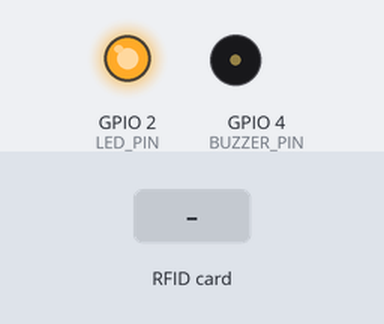
Simulated run of this sketch. Board: ESP8266 (Wemos D1 mini). Shown: output pins drawn as LEDs (lit = HIGH), buzzer (waves = sounding, pin HIGH). Inputs (shaded band) come from the test bench. WiFi joins after 1.5 s; servers stay silent unless stated; EEPROM starts erased; what the sketch prints to the serial monitor is not drawn.

Above: at 2.9 s.
3.0 s: RFID card 88 88 88 88 held to the reader
At 3.23 s:
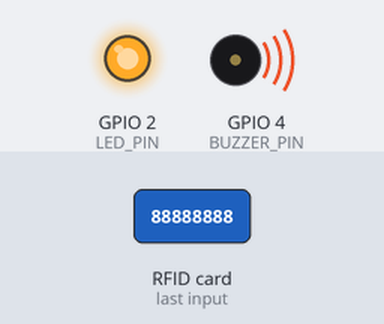
4.8 s: RFID card 5E 7A 19 C4 held to the reader
At 6.2 s:
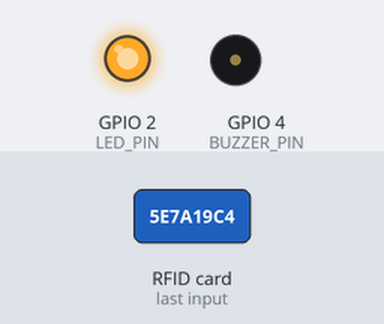
Timing chart, 0 to 7.8 s (numbered marks = the images above; inputs shaded):
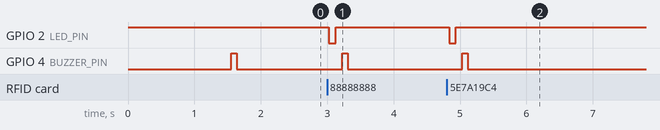

The sketch:

d1mini_rc522.ino
```cpp
// ============================================================================
// 訂餐通 RFID 讀卡機韌體（D1 Mini + RC522）
// - 感應卡片 → POST 到後端（等同掃碼核銷）
// - 內建 WiFi 設定頁：連不上 WiFi 或開機按住「設定鈕」時，會開啟
//   「OrderingRFID-Setup」熱點，手機連上後開 http://192.168.4.1 即可設定
// ============================================================================
// 依賴函式庫：MFRC522（by GithubCommunity）
// 其餘（ESP8266WiFi / ESP8266WebServer / DNSServer / ESP8266HTTPClient /
//       WiFiClientSecure / SPI / EEPROM）皆隨 ESP8266 開發板套件內建。
// 開發板請選：WeMos D1 R2 & mini（或 NodeMCU 1.0）
// ============================================================================

#include <ESP8266WiFi.h>
#include <ESP8266WebServer.h>
#include <DNSServer.h>
#include <ESP8266HTTPClient.h>
#include <WiFiClientSecure.h>
#include <SPI.h>
#include <MFRC522.h>
#include <EEPROM.h>

// ================= 預設值（首次開機；之後可用設定頁修改並存於 EEPROM）=================
const char* DEFAULT_SSID     = "Iphone 1 pro max";
const char* DEFAULT_PASSWORD = "88888888";
const char* DEFAULT_SERVER   = "https://ordering-master-pro.vercel.app";
const char* DEFAULT_SECRET   = "MJE7T4RP29YE3ZUD";
const char* DEFAULT_STATION  = "demo";
// ======================================================================================

// ====== RC522 接腳（GPIO 編號；新版 ESP8266 core 已移除 D0~D8 巨集）======
// SDA->GPIO15(D8), SCK->GPIO14(D5), MOSI->GPIO13(D7), MISO->GPIO12(D6), RST->GPIO0(D3)
constexpr uint8_t SS_PIN   = 15;  // SDA
constexpr uint8_t RST_PIN  = 0;   // RST
constexpr int    BUZZER_PIN = 4; // 蜂鳴器（選用，未接保持 -1；接了建議 GPIO5/D1）
constexpr uint8_t LED_PIN = 2;    // 內建藍色 LED（低電位點亮）

// 設定鈕：開機時按住 GPIO5(D1) 接 GND → 強制進入設定模式
// 預設「停用」（-1）：浮接腳位在某些板子會誤判成 LOW，導致每次開機都進 AP 而不連線。
// 若要使用，改成 5，並把 D1(GPIO5) 經一個按鈕接到 GND（按下=LOW=進設定）。
constexpr int CONFIG_PIN = -1;

// ====== 設定儲存（EEPROM）======
struct Config {
  char magic[4];   // "RF1" 表示已設定
  char ssid[33];
  char pass[65];
  char server[80];
  char secret[33];
  char station[24];
};
Config cfg;

void loadConfig() {
  EEPROM.begin(512);
  EEPROM.get(0, cfg);
  EEPROM.end();
  if (memcmp(cfg.magic, "RF1", 3) != 0) {
    memset(&cfg, 0, sizeof(cfg));
    strncpy(cfg.magic, "RF1", 4);
    strncpy(cfg.ssid, DEFAULT_SSID, 32);
    strncpy(cfg.pass, DEFAULT_PASSWORD, 64);
    strncpy(cfg.server, DEFAULT_SERVER, 79);
    strncpy(cfg.secret, DEFAULT_SECRET, 32);
    strncpy(cfg.station, DEFAULT_STATION, 23);
  }
}

void saveConfig() {
  EEPROM.begin(512);
  EEPROM.put(0, cfg);
  EEPROM.commit();
  EEPROM.end();
}

MFRC522 rfid(SS_PIN, RST_PIN);

String lastUid = "";                 // 上一次上報的 UID
bool cardReported = false;           // 目前這張卡是否已上報（卡未移走不重複）
unsigned long lastHeartbeatMs = 0;
unsigned long lastScanMs = 0;

// ====== Web 設定頁（AP 模式）======
ESP8266WebServer server(80);
DNSServer dnsServer;

String configPage() {
  String h = "<!DOCTYPE html><html><head><meta charset='utf-8'>";
  h += "<meta name='viewport' content='width=device-width,initial-scale=1'>";
  h += "<title>RFID 讀卡機設定</title></head>";
  h += "<body style='font-family:sans-serif;max-width:480px;margin:auto;padding:16px'>";
  h += "<h2>訂餐通 RFID 讀卡機設定</h2>";
  h += "<form action='/save' method='get'>";
  h += "<p>WiFi SSID<br><input name='ssid' value='" + String(cfg.ssid) + "' style='width:100%;padding:8px;box-sizing:border-box'></p>";
  h += "<p>WiFi 密碼<br><input name='pass' value='" + String(cfg.pass) + "' style='width:100%;padding:8px;box-sizing:border-box'></p>";
  h += "<p>伺服器網址（Vercel）<br><input name='server' value='" + String(cfg.server) + "' style='width:100%;padding:8px;box-sizing:border-box'></p>";
  h += "<p>裝置密鑰（後台 RFID 分頁複製）<br><input name='secret' value='" + String(cfg.secret) + "' style='width:100%;padding:8px;box-sizing:border-box'></p>";
  h += "<p>站台（班級）ID<br><input name='station' value='" + String(cfg.station) + "' style='width:100%;padding:8px;box-sizing:border-box'></p>";
  h += "<button style='width:100%;padding:12px;background:#0f766e;color:#fff;border:none;border-radius:8px;font-size:16px'>儲存並重啟</button>";
  h += "</form></body></html>";
  return h;
}

void startSetupAP() {
  WiFi.mode(WIFI_AP);
  WiFi.softAP("OrderingRFID-Setup", "88888888");
  dnsServer.start(53, "*", WiFi.softAPIP());
  server.on("/", []() { server.send(200, "text/html", configPage()); });
  server.on("/save", []() {
    strncpy(cfg.ssid, server.arg("ssid").c_str(), 32);
    strncpy(cfg.pass, server.arg("pass").c_str(), 64);
    strncpy(cfg.server, server.arg("server").c_str(), 79);
    strncpy(cfg.secret, server.arg("secret").c_str(), 32);
    strncpy(cfg.station, server.arg("station").c_str(), 23);
    saveConfig();
    server.send(200, "text/html", "<meta charset='utf-8'><body style='font-family:sans-serif;text-align:center;padding:40px'><h2>已儲存</h2><p>讀卡機將重新開機並連線。</p></body>");
    delay(800);
    ESP.restart();
  });
  server.onNotFound([]() { server.send(200, "text/html", configPage()); });
  server.begin();
  Serial.println("[SETUP] AP 模式：OrderingRFID-Setup / 88888888，開 http://192.168.4.1");
}

void beep(int times, int delayMs = 120) {
  if (BUZZER_PIN < 0) return;
  for (int i = 0; i < times; i++) {
    digitalWrite(BUZZER_PIN, HIGH);
    delay(delayMs);
    digitalWrite(BUZZER_PIN, LOW);
    delay(delayMs);
  }
}

void blinkLed(int times, int delayMs = 150) {
  for (int i = 0; i < times; i++) {
    digitalWrite(LED_PIN, LOW);   // 點亮
    delay(delayMs);
    digitalWrite(LED_PIN, HIGH);  // 熄滅
    delay(delayMs);
  }
}

String readUidHex() {
  String uid = "";
  for (byte i = 0; i < rfid.uid.size; i++) {
    if (rfid.uid.uidByte[i] < 0x10) uid += "0";
    uid += String(rfid.uid.uidByte[i], HEX);
  }
  uid.toUpperCase();
  return uid;
}

// 從 SERVER_URL 取出主機名（例如 https://a.vercel.app → a.vercel.app）
String extractHost(const String& url) {
  String u = url;
  u.replace("https://", "");
  u.replace("http://", "");
  int slash = u.indexOf('/');
  if (slash >= 0) u = u.substring(0, slash);
  return u;
}

// 感應即回報：送出 HTTP 請求後立刻斷線，不等伺服器回應（fire-and-forget）
void fireAndForget(const String& action, const String& uid) {
  if (WiFi.status() != WL_CONNECTED) return;

  String host = extractHost(cfg.server);
  if (host.length() == 0) return;

  WiFiClientSecure client;
  client.setInsecure();
  client.setTimeout(3000);
  if (!client.connect(host.c_str(), 443)) return;

  String body = "{\"action\":\"" + action + "\",\"data\":{";
  body += "\"uid\":\"" + uid + "\",";
  body += "\"stationId\":\"" + String(cfg.station) + "\",";
  body += "\"secret\":\"" + String(cfg.secret) + "\"";
  body += "}}";

  String req = "POST /api/gas HTTP/1.1\r\n";
  req += "Host: " + host + "\r\n";
  req += "Content-Type: application/json\r\n";
  req += "Content-Length: " + String(body.length()) + "\r\n";
  req += "Connection: close\r\n\r\n";
  req += body;

  client.print(req);
  client.flush();
  delay(10);
  client.stop();
}

// 每 30 秒送一次心跳（僅在閒置時，避免干擾感應）
void heartbeatTick() {
  if (millis() - lastScanMs < 10000) return;
  if (millis() - lastHeartbeatMs < 30000) return;
  lastHeartbeatMs = millis();
  fireAndForget("rfidHeartbeat", "");
}

void setup() {
  Serial.begin(115200);
  pinMode(LED_PIN, OUTPUT);
  digitalWrite(LED_PIN, HIGH);
  if (BUZZER_PIN >= 0) pinMode(BUZZER_PIN, OUTPUT);

  loadConfig();
  Serial.println("[RFID] 已載入設定：SSID=" + String(cfg.ssid) + " / station=" + String(cfg.station) + " / server=" + String(cfg.server));

  // 設定鈕：開機按住 → 強制進入設定模式
  bool forceAp = false;
  if (CONFIG_PIN >= 0) {
    pinMode(CONFIG_PIN, INPUT_PULLUP);
    forceAp = (digitalRead(CONFIG_PIN) == LOW);
  }
  if (forceAp) { startSetupAP(); return; }

  // 嘗試連線
  WiFi.mode(WIFI_STA);
  WiFi.begin(cfg.ssid, cfg.pass);
  unsigned long start = millis();
  while (WiFi.status() != WL_CONNECTED && millis() - start < 15000) {
    delay(300);
    Serial.print(".");
  }

  if (WiFi.status() == WL_CONNECTED) {
    Serial.println();
    Serial.println("[RFID] WiFi 已連線，IP: " + WiFi.localIP().toString());
    SPI.begin();
    rfid.PCD_Init();
    rfid.PCD_SetAntennaGain(rfid.RxGain_max);
    beep(1, 80);
  } else {
    Serial.println();
    Serial.println("[RFID] WiFi 連線失敗，進入設定模式。");
    startSetupAP();
  }
}

void loop() {
  // 設定（AP）模式：只處理 DNS 與網頁
  if (WiFi.getMode() == WIFI_AP) {
    dnsServer.processNextRequest();
    server.handleClient();
    return;
  }

  // 若 WiFi 斷線，嘗試重連
  if (WiFi.status() != WL_CONNECTED) {
    WiFi.reconnect();
    delay(3000);
    return;
  }

  // 沒有偵測到卡片 → 重設旗標，閒置時送心跳
  if (!rfid.PICC_IsNewCardPresent()) {
    cardReported = false;
    heartbeatTick();
    delay(40);
    return;
  }

  if (!rfid.PICC_ReadCardSerial()) { delay(40); return; }

  String uid = readUidHex();
  if (uid != lastUid) { lastUid = uid; cardReported = false; }

  // 同一張卡尚未移走 → 只上報一次（去抖）
  // 注意：不呼叫 PICC_HaltA()，否則卡會「暫時隱形」被誤判成已移走而重複上報。
  if (!cardReported) {
    cardReported = true;
    lastScanMs = millis();
    Serial.println("[RFID] 感應到卡片 UID: " + uid);
    // 立即回饋，然後送出（不等伺服器回應封包）
    blinkLed(1, 100);
    beep(1, 80);
    fireAndForget("rfidScan", uid);
  }

  delay(60);
}
```

Measured:
- after the input at 3.0 s, GPIO 2 (LED_PIN): HIGH → LOW at once, → HIGH 0.10 s later; GPIO 4 (BUZZER_PIN): LOW → HIGH after 0.23 s, → LOW 0.08 s later
- after the input at 4.8 s, GPIO 2 (LED_PIN): HIGH → LOW at once, → HIGH 0.10 s later; GPIO 4 (BUZZER_PIN): LOW → HIGH after 0.23 s, → LOW 0.08 s later
